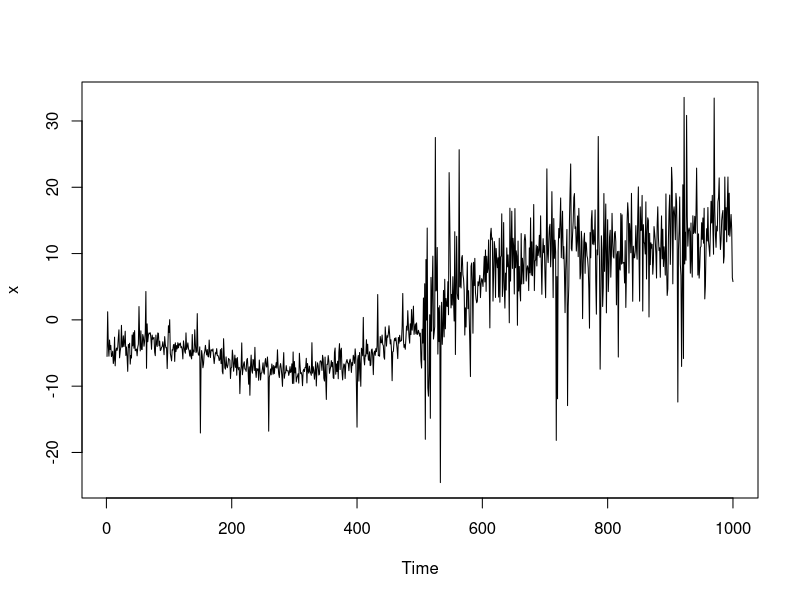

Write R code to recreate this figure. (Note: a time limit stopped this script after it produced the figure.)
###-----------------------------------------------
### The data. **AR included**
###-----------------------------------------------
f = function(t){
  5*cos(t*9) - (t - 0.7)^2 *20 + (t-0.2)^3 *40
}
ar = function(n, ar, df){
  z = rep(NA,n)
  z[1] = rt(1,df)
  for(i in 2:n){
    z[i] = ar*z[i-1] + rt(1,df)
  }
  z
}
n = 1000
mu = f((1:n)/n)
z = c(rt(n/2,3), rt(n/2, 3)*4) 
x = z+mu
par(mfrow = c(1, 1))
ts.plot(x)

###----------------------------------
### Self Method
###----------------------------------

kern = function(x){ #Bartlett kernel
  ifelse(abs(x)<=1,1-abs(x), 0)
}

var_head = function(x, l){ #Kernel Estimation of volatility
  n = length(x)
  l = floor(l)
  sum = 0
  covar = c(acf(x, l+1, type = 'cov', plot=FALSE)$acf)
  k = (-l):l
  out = sum(kern(k/l) * covar[abs(k) +1])
  return(out)
}

KS_std = function(x){ #
  n = length(x)
  x_bar = mean(x)
  sigma_hat = var_head(x, 2*n^(1/3))
  Tn =cumsum(x - x_bar) / sqrt(n)
  TS = max(abs(Tn / sqrt(sigma_hat)))
}

###-----------------------------------------------
### Textbook method
###-----------------------------------------------
M <- function(x, t){
  n = length(x)
  bar_x = mean(x)
  (sum((x[1:t] - bar_x)^2) - t/n*sum((x - bar_x)^2)) / (sqrt(n))
}

K <- function(x, gam){
  n = length(x)
  k_t = rep(NULL, (n-1))
  for (i in 1:(n-1)){
    k_t[i] = M(x, i)/((i/(n-1))*(1-i/(n-1)))^gam
  }
  which.min(k_t)
}

V_k <- function(k, x){
  bar = mean(x)
  n = length(x)
  (sum((x-bar)^4) - (1/k)*(sum((x[1:k]-bar)^2)^2) - (1/(n-k))*(sum((x[(k+1):n]-bar)^2, na.rm = TRUE)^2))/n
}

textbook <- function(d){
  k = K(d, 0)
  v = V_k(k, d)
  M_t <- rep(NULL, n)
  for (i in 1:(n-1)){
    M_t[i] = M(d, i) / sqrt(v)
  }
  max(abs(M_t))
}

###-----------------------------------------------
### Liver Method
###-----------------------------------------------
L = function(y, g, tau){
  n = length(y)
  l1 = tau * log(1/tau * sum((y[1:tau] - g[1:tau])^2))
  if (tau !=n){
    l2 = (n - tau) * log(1/(n-tau)*sum((y[(tau+1):n] - g[(tau+1):n])^2))}
  else{l2 = 0}
  l = l1 + l2
}

MaxL = function(y, g){
  n = length(y)
  max_d= 0
  max_i = 0
  Ln = L(y, g, n)
  for (i in 1:n){
    d = Ln -  L(y, g, i)
    if(d > max_d){max_d = d; max_i = i}
  }
  c(max_d, max_i)
}

MLsigma1 = function(y, g, tau){sigma = 1/tau * sum((y[1:tau] - g[1:tau])^2)}
MLsigma2 = function(y, g, tau){n = length(y);sigma = 1/(n-tau)*sum((y[(tau+1):n] - g[(tau+1):n])^2)}

Liver_test = function(d, alpha){
  a = 2*log(log(n))^(1/2)/log(n)
  b = (2*log(log(n)) + 1/2*log(log(log(n))) - log(gamma(1/2)))/log(n)
  T = a*sqrt(log(n))*sqrt(d) - b*log(n)
}

spline_test = function(x){
  epsilon = 0.00001
  n = length(x)
  ax = (1:n)/n
  old_d = 0
  count = 0
  weight = rep(1:n)
  while (count<50){
    g = smooth.spline(ax, x, w = weight, cv = TRUE)$y
    result= MaxL(x, g)
    new_d = result[1]
    tau = result[2]
    if ((new_d - old_d)<epsilon){
      return(Liver_test(new_d, 0.05))
    }else{
      sigma1 = MLsigma1(x, g, tau)
      sigma2 = MLsigma2(x, g, tau)
      weight = c(rep((1/sigma1)^2, n/2), rep((1/sigma2)^2, n/2))
    }
    count = count+1
    old_d = new_d  
  }
  return(Liver_test(new_d, 0.05))
}
###-----------------------------------------------
### Simulation Part
###-----------------------------------------------

del = 0.3
mu = 0
z = c(rt(n/2,6), rt(n/2, 6)*(1+del))#random
x = z+mu
d = diff(x)/sqrt(2)

if(1){
  n = 400
  n_sim = 200
  delta = seq(from = 0, to = 1, by = 0.1)
  out = array(NA, dim =c(n_sim, length(delta), 4),
              dimnames = list(paste0('isim=',1:n_sim),
                              paste0('delta=', delta),
                              c('liver', 'textbook','log(d^2)','d^2')))
  for(i_sim in 1:n_sim){
    set.seed(i_sim)
    for(i_delta in 1:length(delta)){
      del = delta[i_delta]
      mu = 0
      #z = c(r(n/2,6), rt(n/2, 6)*(1+del))#random
      z = c(rnorm(n/2,1),rnorm(n/2,1)*(1+del))
      x = z+mu
      d = diff(x)/sqrt(2)
      out[i_sim, i_delta, 1] = spline_test(x)
      out[i_sim, i_delta, 2] = textbook(x)
      out[i_sim, i_delta, 3] = KS_std(log(d^2))
      out[i_sim, i_delta, 4] = KS_std(d^2)
    }
    if(i_sim%%10==0) cat(i_sim, ' >> ')
  }
}

###-----------------------------------------------------------
### Power
###-----------------------------------------------------------
out0 = out*0
out0[,,1] = out[,,1] > -log(-log(1-0.05)/2)
out0[,,2] = out[,,2] > 1.358
out0[,,3] = out[,,3] > 1.358
out0[,,4] = out[,,4] > 1.358
power = apply(out0, c(2,3), mean)
power

###-----------------------------------------------------------
### Plot results
###-----------------------------------------------------------
par(mfrow = c(1, 2))
col = c('blue','red', 'darkgreen','lightgreen')
#Plot 1
matplot(delta, 100*power, type = 'l', col = col, lwd = 2, main = "Power (n_sim=1000, n=500)", ylim = c(0, 100),
        ylab = expression(K(delta)~"/%"), xlab = expression(delta))
abline(h  = c(0.05, 0, 1)*100, lwd = 0.5, lty = 2)
abline(v = 0, lwd = 0.5, lty = 2)
legend('bottomright', legend = c('Liver', 'Textbook','log(d^2)','d^2'), 
  col = c('blue','red','darkgreen','lightgreen'), lty = c(1,2,3), cex = 0.4)

#Plot 2
matplot(delta, 100*power, type = 'l', col = col, lwd = 2, main = "Power (Zoom-in version)",
        ylim = c(0, 0.5) *100, ylab = expression(K(delta)~"/%"), xlab = expression(delta),
        xlim = c(0, 0.2))
abline(h = c(0:5), lwd = 0.5, lty = 3)
abline(v = 0, lwd = 0.5, lty = 2)
